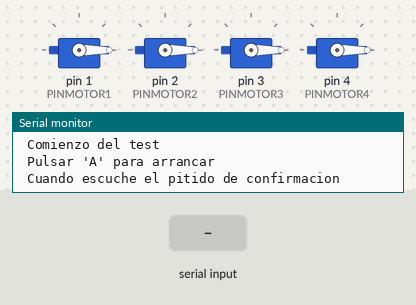
A sketch run on a simulated Arduino Uno, built with avr-gcc and run on an emulated ATmega328P. Shown: 4 × servo, the last lines printed to the serial monitor. The test bench sets the inputs (shaded band).

Above: at 0.8 s.
0.9 s: "A" received over Serial
2.4 s: byte 83 (83) received over Serial
At 3.3 s:
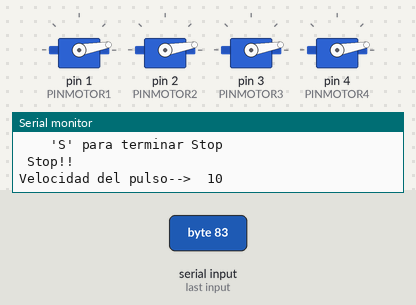
4.0 s: "a" received over Serial
At 4.6 s:
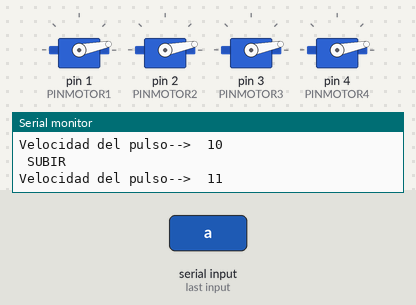
5.6 s: "Z" received over Serial
At 7.0 s:
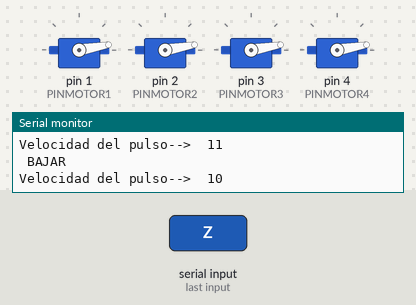
Timing chart, 0 to 8.2 s (numbered marks = the images above; inputs shaded):
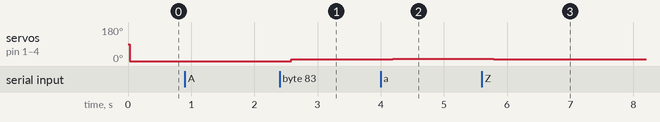

The sketch:

carga_brusheless.ino
```cpp
#include <Servo.h>
#define PINMOTOR1 1      //pin conectado al ESC, en este caso CH_5 en ARDUPILOT corresponde al pin 8
#define PINMOTOR2 2      //pin conectado al ESC, en este caso CH_5 en ARDUPILOT corresponde al pin 8
#define PINMOTOR3 3      //pin conectado al ESC, en este caso CH_5 en ARDUPILOT corresponde al pin 8
#define PINMOTOR4 4      //pin conectado al ESC, en este caso CH_5 en ARDUPILOT corresponde al pin 8

#define MAXIMOPWM 300   // Son grados Podia llegar hasta 180,paramas seguridad lo dejo bajo
#define MINIMOPWM 10   //   por si acaso empezar con un valor inferior, mi motor no arranca hasta 65
#define  PASO 1    // Incrementos del teclado
#define  BAUD 9600   //velocidad puerto serial   funciona hasta 38400

int pulsoMotor;
int ordenTeclado=0;
Servo myservo1;  // creamos el motor como elemento en la libreria
Servo myservo2;  // creamos el motor como elemento en la libreria
Servo myservo3;  // creamos el motor como elemento en la libreria
Servo myservo4;  // creamos el motor como elemento en la libreria
byte recibiendoByte ;
int recibiendoByteCalibrar=0;
boolean iniciado = false;
void setup()
{

  Serial.begin(BAUD);
  myservo1.attach(PINMOTOR1);  // inicializo el ESC en el pin determinado
  myservo2.attach(PINMOTOR2);  // inicializo el ESC en el pin determinado
  myservo3.attach(PINMOTOR3);  // inicializo el ESC en el pin determinado
  myservo4.attach(PINMOTOR4);  // inicializo el ESC en el pin determinado
  Serial.println(" Comienzo del test");  //
  Serial.println (" Pulsar 'A' para arrancar \n Cuando escuche el pitido de confirmacion");
  while ( iniciado==false ){
    myservo1.write(0);   // Aramado
    myservo2.write(0);   // Aramado
    myservo3.write(0);   // Aramado
    myservo4.write(0);   // Aramado
    recibiendoByte = Serial.read(); // Leemos el Byte recibido
    if (recibiendoByte == 65 || recibiendoByte ==97) {    // A o a  Mayusculas o minusculas
      iniciado=true;
      Serial.println("inicio del loop principal arranque  \n Para subir controlar velocidad pulse \n    'A' para subir \n    'Z' para bajar \n    'S' para terminar Stop \n");
    }
  }

}
void loop(){
  ordenTeclado =OrdenSubirBajar ();
  if (ordenTeclado != 0) {       // Distinto de Cero
    pulsoMotor = pulsoMotor + ordenTeclado;
    pulsoMotor= constrain( pulsoMotor , MINIMOPWM, MAXIMOPWM); //
    myservo1.write(pulsoMotor); //Mientras no hay cambios,automaticamente  se siguen enviando los mismos pulsos
    myservo2.write(pulsoMotor); //Mientras no hay cambios,automaticamente  se siguen enviando los mismos pulsos
    myservo3.write(pulsoMotor); //Mientras no hay cambios,automaticamente  se siguen enviando los mismos pulsos
    myservo4.write(pulsoMotor); //Mientras no hay cambios,automaticamente  se siguen enviando los mismos pulsos
    Serial.print("Velocidad del pulso-->  ");
    Serial.println (pulsoMotor);
  }

  delay (200);   //delay para no colapsar
}

int OrdenSubirBajar (){
  int  orden=0;
    if (Serial.available() > 0) {
      recibiendoByte = Serial.read(); // Leemos el Byte recibido
      if (recibiendoByte == 65 || recibiendoByte ==97) {    // A o A  Mayusculas o minusculas
        Serial.println( " SUBIR");
        orden = PASO;
      }
      if (recibiendoByte == 90 || recibiendoByte ==122) { // Z o z    Mayusculas o minisculas
        Serial.println( " BAJAR");
        orden = -PASO;
      }
      if (recibiendoByte == 83  || recibiendoByte == 115){ // t o T    Mayusculas o minisculas
        Serial.println( " Stop!!");
        orden = -(pulsoMotor- MINIMOPWM);   // Deja el pulso en MINIMOPWM
      }
    }
    return (orden);
}
```

Measured:
- after the input at 2.4 s, servo on pin 1 (PINMOTOR1), servo on pin 2 (PINMOTOR2), servo on pin 3 (PINMOTOR3), servo on pin 4 (PINMOTOR4): 0° → 10° after 0.19 s
- after the input at 4.0 s, servo on pin 1 (PINMOTOR1), servo on pin 2 (PINMOTOR2), servo on pin 3 (PINMOTOR3), servo on pin 4 (PINMOTOR4): 10° → 11° after 0.19 s
- after the input at 5.6 s, servo on pin 1 (PINMOTOR1), servo on pin 2 (PINMOTOR2), servo on pin 3 (PINMOTOR3), servo on pin 4 (PINMOTOR4): 11° → 10° after 0.19 s
